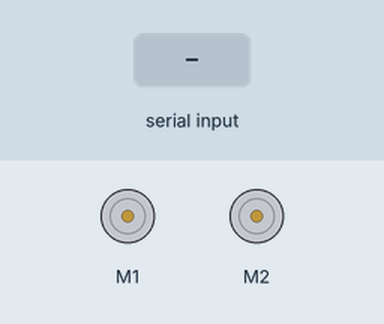
This sketch was run on a simulated Arduino Uno, built with avr-gcc and run on an emulated ATmega328P. Shown: 2 × DC motor (green arrow = forward, orange = backward, longer = faster). The test bench sets the inputs (shaded band).

Above: at 1.2 s.
1.3 s: "w" received over Serial
At 1.9 s:
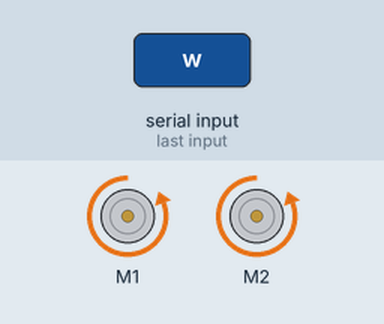
2.8 s: "a" received over Serial
At 4.0 s:
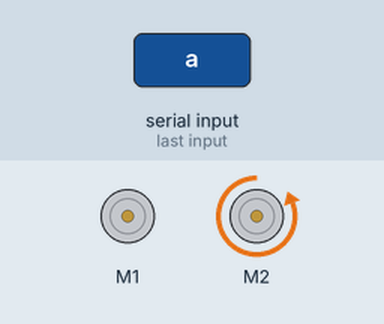
4.3 s: "d" received over Serial
At 5.4 s:
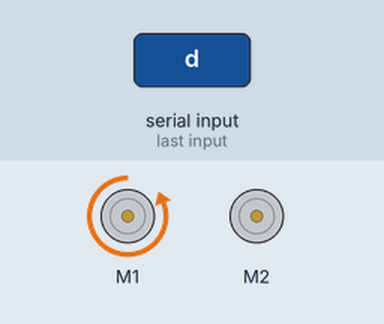
5.8 s: "s" received over Serial
At 6.5 s:
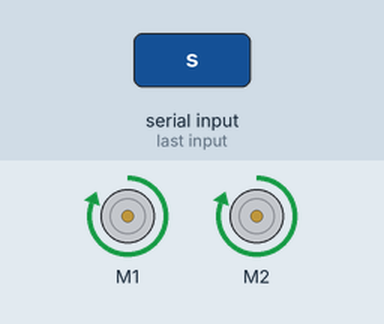
7.3 s: "z" received over Serial
At 7.6 s:
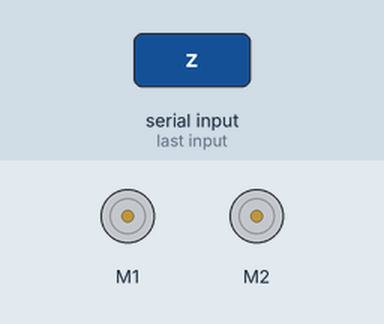
Timing chart, 0 to 9.8 s (numbered marks = the images above; inputs shaded):
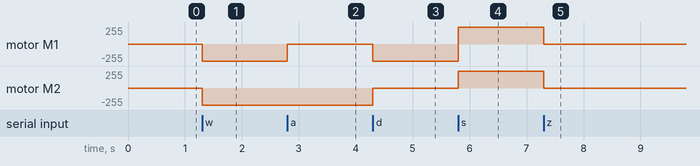

Measured:
- after the input at 1.3 s, motor M1, motor M2: stopped → backward 255/255 at once
- after the input at 2.8 s, motor M1: backward 255/255 → stopped at once
- after the input at 4.3 s, motor M1: stopped → backward 255/255 at once; motor M2: backward 255/255 → stopped at once
- after the input at 5.8 s, motor M1: backward 255/255 → forward 255/255 at once; motor M2: stopped → forward 255/255 at once
- after the input at 7.3 s, motor M1, motor M2: forward 255/255 → stopped at once

The sketch:

arduinoSketch.ino
```cpp
#include <AFMotor.h> // Install Adafruit motor shield version 1 library in arduino ide

#define LEFT_PORT 1
#define RIGHT_PORT 2


const short unsigned int LEFT_FORWARD = BACKWARD;
const short unsigned int RIGHT_FORWARD = BACKWARD;

const short unsigned int LEFT_BACKWARD = FORWARD;
const short unsigned int RIGHT_BACKWARD = FORWARD;


AF_DCMotor motorLeft(LEFT_PORT);
AF_DCMotor motorRight(RIGHT_PORT);


void stopBoth(){
  motorLeft.run(RELEASE);
  motorRight.run(RELEASE);
}

void leftTurn(){
  motorLeft.run(RELEASE);
  motorRight.run(RIGHT_FORWARD);
}

void rightTurn(){
  motorLeft.run(LEFT_FORWARD);
  motorRight.run(RELEASE);
}

void moveBackward(){
  motorLeft.run(LEFT_BACKWARD);
  motorRight.run(RIGHT_BACKWARD);
}

void moveForward(){
  motorLeft.run(LEFT_FORWARD);
  motorRight.run(RIGHT_FORWARD);
}

void setup() {
  // put your setup code here, to run once:

  motorLeft.setSpeed(255);
  motorRight.setSpeed(255);

  Serial.begin(9600);


}

char s = 'z';

void loop() {
  // put your main code here, to run repeatedly:

  s = Serial.read();

//  Serial.println("Hello World");

  if(s == 'w'){
    moveForward();
  }
  else if(s == 'a'){
    leftTurn();
  }
  else if(s == 'd'){
    rightTurn();
  }
  else if(s == 's'){
    moveBackward();
  }
  else if(s == 'z'){
    stopBoth();
  }
//  else{
//    stopBoth();
//    s = 'e';
//  }

}
```
